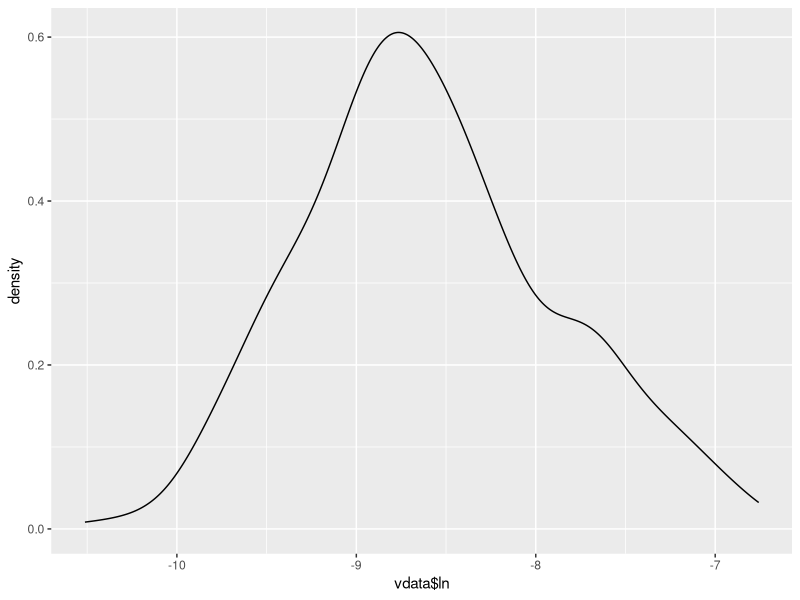
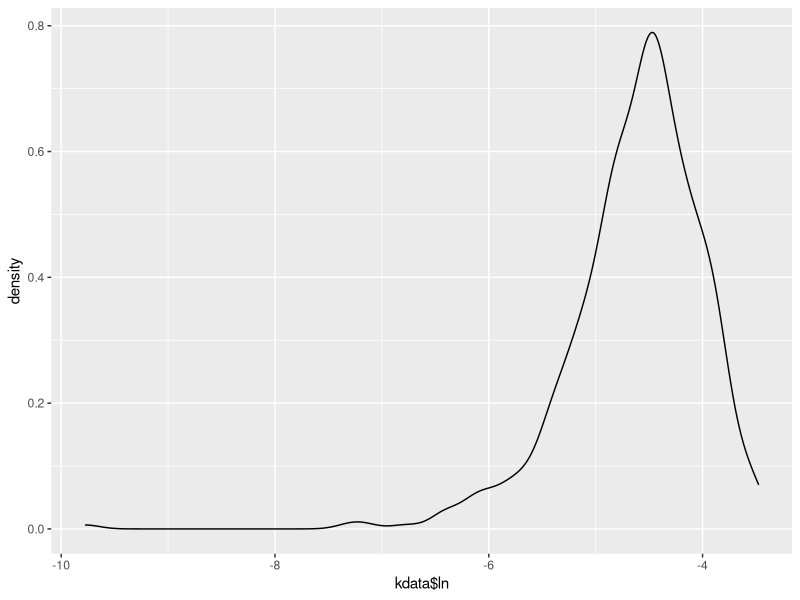
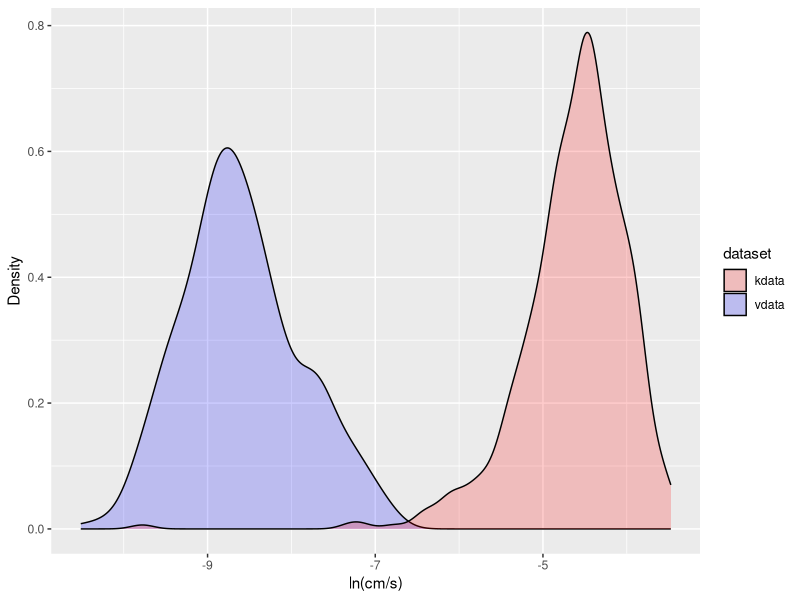

The R source for these figures, in order:
#set working directory
setwd("C:/Users/efang/OneDrive - University of Kansas/GEOL 503/Project")
getwd()

#read in data
kdata <- read.csv("ParedDown_K.csv")
vdata <- read.csv("ParedDown_v.csv")

#Convert Vdata column from cm/d to cm/s
vdata$v.cms <- vdata$v.cmd / (24 * 3600)

#load library
library(ggplot2)

#ln() of vdata
vdata$ln <- log(vdata$v.cms)

#plot vdata on ggplot
var(vdata)
ggplot(data = data.frame(x = vdata), aes(x = vdata$ln)) + geom_density()


#ln() of kdata
kdata$ln <- log(kdata$K.cms)

#plot kdata on ggplot
var(kdata)
ggplot(data = data.frame(x = kdata), aes(x = kdata$ln)) + geom_density()

#combined plot of vdata and kdata on ggplot
ggplot() + xlab("ln(cm/s)") + ylab("Density") +
  geom_density(aes(x = vdata$ln, fill="vdata"), alpha = 0.2)+
  geom_density(aes(x = kdata$ln, fill="kdata"), alpha = 0.2)+
  scale_fill_manual(name = "dataset", values = c(vdata="blue", kdata="red"))

